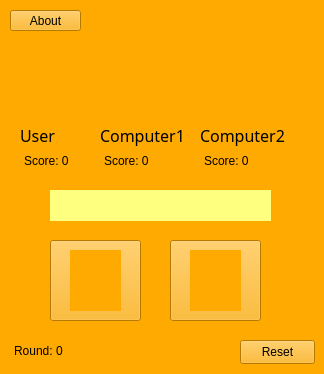
<?xml version="1.0" encoding="UTF-8"?>
<ui version="4.0">
 <class>MainWindow</class>
 <widget class="QMainWindow" name="MainWindow">
  <property name="geometry">
   <rect>
    <x>0</x>
    <y>0</y>
    <width>324</width>
    <height>374</height>
   </rect>
  </property>
  <property name="sizePolicy">
   <sizepolicy hsizetype="Fixed" vsizetype="Fixed">
    <horstretch>0</horstretch>
    <verstretch>0</verstretch>
   </sizepolicy>
  </property>
  <property name="minimumSize">
   <size>
    <width>324</width>
    <height>374</height>
   </size>
  </property>
  <property name="maximumSize">
   <size>
    <width>324</width>
    <height>374</height>
   </size>
  </property>
  <property name="windowTitle">
   <string>MainWindow</string>
  </property>
  <property name="styleSheet">
   <string notr="true">background-color: rgb(255, 170, 0);</string>
  </property>
  <widget class="QWidget" name="centralwidget">
   <widget class="QLabel" name="label">
    <property name="geometry">
     <rect>
      <x>20</x>
      <y>40</y>
      <width>81</width>
      <height>81</height>
     </rect>
    </property>
    <property name="text">
     <string/>
    </property>
    <property name="pixmap">
     <pixmap>images/imgbin_computer-icons-user-profile-avatar-png.png</pixmap>
    </property>
    <property name="scaledContents">
     <bool>true</bool>
    </property>
   </widget>
   <widget class="QLabel" name="label_2">
    <property name="geometry">
     <rect>
      <x>120</x>
      <y>40</y>
      <width>71</width>
      <height>71</height>
     </rect>
    </property>
    <property name="text">
     <string/>
    </property>
    <property name="pixmap">
     <pixmap>images/imgbin_laptop-computer-icons-encapsulated-postscript-png.png</pixmap>
    </property>
    <property name="scaledContents">
     <bool>true</bool>
    </property>
   </widget>
   <widget class="QLabel" name="label_3">
    <property name="geometry">
     <rect>
      <x>220</x>
      <y>40</y>
      <width>71</width>
      <height>71</height>
     </rect>
    </property>
    <property name="text">
     <string/>
    </property>
    <property name="pixmap">
     <pixmap>images/imgbin_laptop-computer-icons-encapsulated-postscript-png.png</pixmap>
    </property>
    <property name="scaledContents">
     <bool>true</bool>
    </property>
   </widget>
   <widget class="QPushButton" name="pushButton">
    <property name="geometry">
     <rect>
      <x>10</x>
      <y>10</y>
      <width>71</width>
      <height>21</height>
     </rect>
    </property>
    <property name="text">
     <string>About</string>
    </property>
    <property name="icon">
     <iconset theme="QIcon::ThemeIcon::HelpAbout"/>
    </property>
   </widget>
   <widget class="QLabel" name="label_4">
    <property name="geometry">
     <rect>
      <x>20</x>
      <y>120</y>
      <width>49</width>
      <height>31</height>
     </rect>
    </property>
    <property name="font">
     <font>
      <family>Segoe Print</family>
      <pointsize>12</pointsize>
     </font>
    </property>
    <property name="text">
     <string>User</string>
    </property>
   </widget>
   <widget class="QLabel" name="label_5">
    <property name="geometry">
     <rect>
      <x>100</x>
      <y>120</y>
      <width>91</width>
      <height>31</height>
     </rect>
    </property>
    <property name="font">
     <font>
      <family>Segoe Print</family>
      <pointsize>12</pointsize>
     </font>
    </property>
    <property name="text">
     <string>Computer1</string>
    </property>
   </widget>
   <widget class="QLabel" name="label_6">
    <property name="geometry">
     <rect>
      <x>200</x>
      <y>120</y>
      <width>91</width>
      <height>31</height>
     </rect>
    </property>
    <property name="font">
     <font>
      <family>Segoe Print</family>
      <pointsize>12</pointsize>
     </font>
    </property>
    <property name="text">
     <string>Computer2</string>
    </property>
   </widget>
   <widget class="QTextEdit" name="textEdit">
    <property name="geometry">
     <rect>
      <x>50</x>
      <y>190</y>
      <width>221</width>
      <height>31</height>
     </rect>
    </property>
    <property name="font">
     <font>
      <pointsize>8</pointsize>
     </font>
    </property>
    <property name="styleSheet">
     <string notr="true">background-color: rgb(255, 255, 127);</string>
    </property>
    <property name="frameShape">
     <enum>QFrame::Shape::NoFrame</enum>
    </property>
    <property name="readOnly">
     <bool>true</bool>
    </property>
   </widget>
   <widget class="QTextEdit" name="textEdit_2">
    <property name="geometry">
     <rect>
      <x>20</x>
      <y>150</y>
      <width>71</width>
      <height>31</height>
     </rect>
    </property>
    <property name="frameShape">
     <enum>QFrame::Shape::NoFrame</enum>
    </property>
    <property name="readOnly">
     <bool>true</bool>
    </property>
    <property name="html">
     <string>&lt;!DOCTYPE HTML PUBLIC &quot;-//W3C//DTD HTML 4.0//EN&quot; &quot;http://www.w3.org/TR/REC-html40/strict.dtd&quot;&gt;
&lt;html&gt;&lt;head&gt;&lt;meta name=&quot;qrichtext&quot; content=&quot;1&quot; /&gt;&lt;meta charset=&quot;utf-8&quot; /&gt;&lt;style type=&quot;text/css&quot;&gt;
p, li { white-space: pre-wrap; }
hr { height: 1px; border-width: 0; }
li.unchecked::marker { content: &quot;\2610&quot;; }
li.checked::marker { content: &quot;\2612&quot;; }
&lt;/style&gt;&lt;/head&gt;&lt;body style=&quot; font-family:'Segoe UI'; font-size:9pt; font-weight:400; font-style:normal;&quot;&gt;
&lt;p style=&quot; margin-top:0px; margin-bottom:0px; margin-left:0px; margin-right:0px; -qt-block-indent:0; text-indent:0px;&quot;&gt;Score: 0&lt;/p&gt;&lt;/body&gt;&lt;/html&gt;</string>
    </property>
   </widget>
   <widget class="QTextEdit" name="textEdit_3">
    <property name="geometry">
     <rect>
      <x>100</x>
      <y>150</y>
      <width>71</width>
      <height>31</height>
     </rect>
    </property>
    <property name="frameShape">
     <enum>QFrame::Shape::NoFrame</enum>
    </property>
    <property name="readOnly">
     <bool>true</bool>
    </property>
    <property name="html">
     <string>&lt;!DOCTYPE HTML PUBLIC &quot;-//W3C//DTD HTML 4.0//EN&quot; &quot;http://www.w3.org/TR/REC-html40/strict.dtd&quot;&gt;
&lt;html&gt;&lt;head&gt;&lt;meta name=&quot;qrichtext&quot; content=&quot;1&quot; /&gt;&lt;meta charset=&quot;utf-8&quot; /&gt;&lt;style type=&quot;text/css&quot;&gt;
p, li { white-space: pre-wrap; }
hr { height: 1px; border-width: 0; }
li.unchecked::marker { content: &quot;\2610&quot;; }
li.checked::marker { content: &quot;\2612&quot;; }
&lt;/style&gt;&lt;/head&gt;&lt;body style=&quot; font-family:'Segoe UI'; font-size:9pt; font-weight:400; font-style:normal;&quot;&gt;
&lt;p style=&quot; margin-top:0px; margin-bottom:0px; margin-left:0px; margin-right:0px; -qt-block-indent:0; text-indent:0px;&quot;&gt;Score: 0&lt;/p&gt;&lt;/body&gt;&lt;/html&gt;</string>
    </property>
   </widget>
   <widget class="QTextEdit" name="textEdit_4">
    <property name="geometry">
     <rect>
      <x>200</x>
      <y>150</y>
      <width>71</width>
      <height>31</height>
     </rect>
    </property>
    <property name="frameShape">
     <enum>QFrame::Shape::NoFrame</enum>
    </property>
    <property name="readOnly">
     <bool>true</bool>
    </property>
    <property name="html">
     <string>&lt;!DOCTYPE HTML PUBLIC &quot;-//W3C//DTD HTML 4.0//EN&quot; &quot;http://www.w3.org/TR/REC-html40/strict.dtd&quot;&gt;
&lt;html&gt;&lt;head&gt;&lt;meta name=&quot;qrichtext&quot; content=&quot;1&quot; /&gt;&lt;meta charset=&quot;utf-8&quot; /&gt;&lt;style type=&quot;text/css&quot;&gt;
p, li { white-space: pre-wrap; }
hr { height: 1px; border-width: 0; }
li.unchecked::marker { content: &quot;\2610&quot;; }
li.checked::marker { content: &quot;\2612&quot;; }
&lt;/style&gt;&lt;/head&gt;&lt;body style=&quot; font-family:'Segoe UI'; font-size:9pt; font-weight:400; font-style:normal;&quot;&gt;
&lt;p style=&quot; margin-top:0px; margin-bottom:0px; margin-left:0px; margin-right:0px; -qt-block-indent:0; text-indent:0px;&quot;&gt;Score: 0&lt;/p&gt;&lt;/body&gt;&lt;/html&gt;</string>
    </property>
   </widget>
   <widget class="QTextEdit" name="textEdit_5">
    <property name="geometry">
     <rect>
      <x>10</x>
      <y>340</y>
      <width>71</width>
      <height>31</height>
     </rect>
    </property>
    <property name="frameShape">
     <enum>QFrame::Shape::NoFrame</enum>
    </property>
    <property name="readOnly">
     <bool>true</bool>
    </property>
    <property name="html">
     <string>&lt;!DOCTYPE HTML PUBLIC &quot;-//W3C//DTD HTML 4.0//EN&quot; &quot;http://www.w3.org/TR/REC-html40/strict.dtd&quot;&gt;
&lt;html&gt;&lt;head&gt;&lt;meta name=&quot;qrichtext&quot; content=&quot;1&quot; /&gt;&lt;meta charset=&quot;utf-8&quot; /&gt;&lt;style type=&quot;text/css&quot;&gt;
p, li { white-space: pre-wrap; }
hr { height: 1px; border-width: 0; }
li.unchecked::marker { content: &quot;\2610&quot;; }
li.checked::marker { content: &quot;\2612&quot;; }
&lt;/style&gt;&lt;/head&gt;&lt;body style=&quot; font-family:'Segoe UI'; font-size:9pt; font-weight:400; font-style:normal;&quot;&gt;
&lt;p style=&quot; margin-top:0px; margin-bottom:0px; margin-left:0px; margin-right:0px; -qt-block-indent:0; text-indent:0px;&quot;&gt;Round: 0&lt;/p&gt;&lt;/body&gt;&lt;/html&gt;</string>
    </property>
   </widget>
   <widget class="QPushButton" name="pushButton_2">
    <property name="geometry">
     <rect>
      <x>170</x>
      <y>240</y>
      <width>91</width>
      <height>81</height>
     </rect>
    </property>
    <property name="font">
     <font>
      <pointsize>40</pointsize>
     </font>
    </property>
    <property name="text">
     <string/>
    </property>
   </widget>
   <widget class="QPushButton" name="pushButton_3">
    <property name="geometry">
     <rect>
      <x>50</x>
      <y>240</y>
      <width>91</width>
      <height>81</height>
     </rect>
    </property>
    <property name="font">
     <font>
      <pointsize>40</pointsize>
     </font>
    </property>
    <property name="text">
     <string/>
    </property>
   </widget>
   <widget class="QLabel" name="label_7">
    <property name="geometry">
     <rect>
      <x>190</x>
      <y>250</y>
      <width>51</width>
      <height>61</height>
     </rect>
    </property>
    <property name="text">
     <string/>
    </property>
    <property name="pixmap">
     <pixmap>images/kisspng-computer-icons-hand-symbol-touch-vector-5ae807f839b014.6156562215251558322363.png</pixmap>
    </property>
    <property name="scaledContents">
     <bool>true</bool>
    </property>
   </widget>
   <widget class="QLabel" name="label_8">
    <property name="geometry">
     <rect>
      <x>70</x>
      <y>250</y>
      <width>51</width>
      <height>61</height>
     </rect>
    </property>
    <property name="text">
     <string/>
    </property>
    <property name="pixmap">
     <pixmap>images/hhh.png</pixmap>
    </property>
    <property name="scaledContents">
     <bool>true</bool>
    </property>
   </widget>
   <widget class="QPushButton" name="pushButton_4">
    <property name="geometry">
     <rect>
      <x>240</x>
      <y>340</y>
      <width>75</width>
      <height>24</height>
     </rect>
    </property>
    <property name="text">
     <string>Reset</string>
    </property>
   </widget>
  </widget>
 </widget>
 <resources/>
 <connections/>
</ui>
